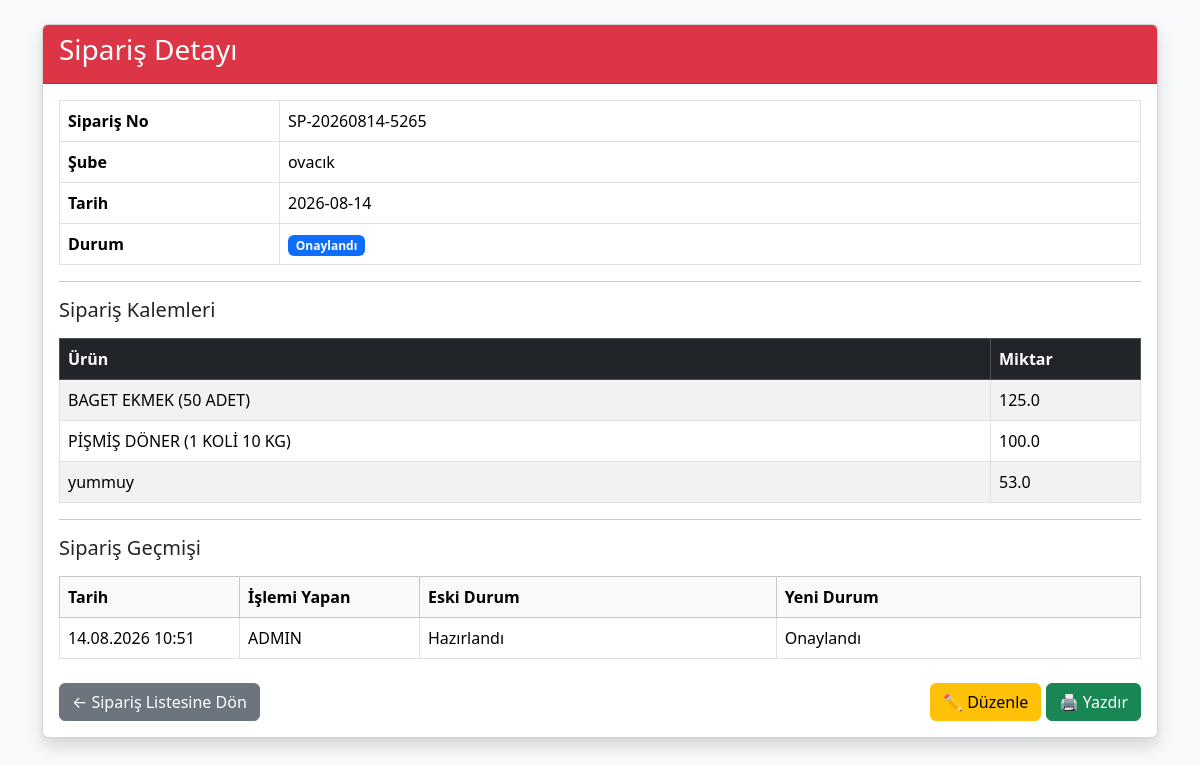
The app's page /siparis-detay/33 (signed in) with its own data.
### tables this page shows
CREATE TABLE siparisler(

            id INTEGER PRIMARY KEY AUTOINCREMENT,

            siparis_no TEXT UNIQUE,

            sube_id INTEGER,

            tarih TEXT,

            durum TEXT,

            FOREIGN KEY(sube_id) REFERENCES subeler(id)

        );

CREATE TABLE subeler(

            id INTEGER PRIMARY KEY AUTOINCREMENT,

            sube_adi TEXT NOT NULL,

            yetkili TEXT,

            telefon TEXT,

            eposta TEXT,

            il TEXT,

            ilce TEXT,

            adres TEXT,

            durum TEXT

        , kullanici_adi TEXT, sifre TEXT, uretim_gunu TEXT, sevkiyat_gunu TEXT, sevkiyat_saati TEXT, teslim_suresi TEXT, limit_tutari REAL DEFAULT 0, firma TEXT DEFAULT 'ÖZNİL', lojistik_bedeli REAL DEFAULT 0);

CREATE TABLE siparis_detay(

            id INTEGER PRIMARY KEY AUTOINCREMENT,

            siparis_id INTEGER,

            urun_id INTEGER,

            miktar REAL,

            FOREIGN KEY(siparis_id) REFERENCES siparisler(id),

            FOREIGN KEY(urun_id) REFERENCES urunler(id)

        );

CREATE TABLE urunler(

            id INTEGER PRIMARY KEY AUTOINCREMENT,

            urun_kodu TEXT NOT NULL UNIQUE,

            urun_adi TEXT NOT NULL,

            kategori TEXT,

            birim TEXT,

            durum TEXT

        , palet_kapasitesi INTEGER DEFAULT 0, urun_tipi TEXT DEFAULT 'Donuk', koli_agirligi REAL DEFAULT 0, fiyat REAL DEFAULT 0, tedarik_sekli TEXT DEFAULT 'Merkez');

CREATE TABLE siparis_gecmisi(

    id INTEGER PRIMARY KEY AUTOINCREMENT,

    siparis_id INTEGER,

    tarih TEXT,

    kullanici TEXT,

    eski_durum TEXT,

    yeni_durum TEXT

);

### src/main.py (the view)
@app.route("/siparis-detay/<int:id>")
def siparis_detay(id):
    if "giris" not in session:
        return redirect("/")
    siparis = get_siparis(id)
    if not siparis:
        abort(404)
    if session["yetki"] == "sube":
        if siparis[2] != session["sube_adi"]:
            abort(403)
    detaylar = get_siparis_detaylari(id)
    gecmis = get_siparis_gecmisi(id)
    return render_template(
        "siparis_detay.html",
        siparis=siparis,
        detaylar=detaylar,
        gecmis=gecmis
    )

### src/database.py (called while the page is built)
def connect_database():
    print("DB =", os.path.abspath(DB_NAME))
    return sqlite3.connect(DB_NAME)

def get_siparis(id):
    conn = connect_database()
    cursor = conn.cursor()
    cursor.execute("""
        SELECT
            s.id,
            s.siparis_no,
            sb.sube_adi,
            s.tarih,
            s.durum

        FROM siparisler s

        INNER JOIN subeler sb
            ON s.sube_id = sb.id

        WHERE s.id=?
    """, (id,))
    sonuc = cursor.fetchone()
    conn.close()
    return sonuc

def get_siparis_detaylari(siparis_id):
    conn = connect_database()
    cursor = conn.cursor()
    cursor.execute("""
        SELECT
            d.id,
            d.urun_id,
            u.urun_adi,
            d.miktar,
            u.palet_kapasitesi,
            u.urun_tipi

        FROM siparis_detay d

        INNER JOIN urunler u
            ON d.urun_id = u.id

        WHERE d.siparis_id = ?

        ORDER BY u.urun_adi

    """, (siparis_id,))
    sonuc = cursor.fetchall()
    conn.close()
    return sonuc

def get_siparis_gecmisi(siparis_id):
    conn = connect_database()
    cursor = conn.cursor()
    cursor.execute("""
        SELECT
            tarih,
            kullanici,
            eski_durum,
            yeni_durum

        FROM siparis_gecmisi

        WHERE siparis_id=?

        ORDER BY id DESC
    """, (siparis_id,))
    sonuc = cursor.fetchall()
    conn.close()
    return sonuc

### src/main.py (called while the page is built)
@app.before_request
def test():
    print(
        "METHOD:",
        request.method,
        "URL:",
        request.path
    )

### templates/siparis_detay.html (shortened to what this page needs)
<!DOCTYPE html>
<html lang="tr">
<head>
    <link href="https://cdn.jsdelivr.net/npm/bootstrap@5.3.3/dist/css/bootstrap.min.css" rel="stylesheet">
</head>
<body class="bg-light">
<div class="container mt-4">
    <div class="card shadow">
        <div class="card-header bg-danger text-white">
            <h3>Sipariş Detayı</h3>
        </div>
        <div class="card-body">
            <table class="table table-bordered">
                <tr>
                    <th width="220">Sipariş No</th>
                    <td>{{ siparis[1] }}</td>
                </tr>
                <tr>
                    <th>Şube</th>
                    <td>{{ siparis[2] }}</td>
                </tr>
                <tr>
                    <th>Tarih</th>
                    <td>{{ siparis[3] }}</td>
                </tr>
                <tr>
                    <th>Durum</th>
                    <td>
                        {% if siparis[4] == "Hazırlandı" %}
                            <span class="badge bg-secondary">{{ siparis[4] }}</span>
                        {% elif siparis[4] == "Onaylandı" %}
                            <span class="badge bg-primary">{{ siparis[4] }}</span>
                        {% elif siparis[4] == "Hazırlanıyor" %}
                            <span class="badge bg-warning text-dark">{{ siparis[4] }}</span>
                        {% elif siparis[4] == "Sevk edildi" %}
                            <span class="badge bg-info text-dark">{{ siparis[4] }}</span>
                        {% elif siparis[4] == "Tamamlandı" %}
                            <span class="badge bg-success">{{ siparis[4] }}</span>
                        {% else %}
                            <span class="badge bg-dark">{{ siparis[4] }}</span>
                        {% endif %}
                    </td>
                </tr>
            </table>
            <hr>
            <h5 class="mb-3">
                Sipariş Kalemleri
            </h5>
            <table class="table table-striped table-bordered">
                <thead class="table-dark">
                    <tr>
                        <th>Ürün</th>
                        <th width="150">Miktar</th>
                    </tr>
                </thead>
                <tbody>
                {% if detaylar %}
                    {% for detay in detaylar %}
                    <tr>
                        <td>{{ detay[2] }}</td>
                        <td>{{ detay[3] }}</td>
                    </tr>
                    {% endfor %}
                {% else %}
                    <tr>
                        <td colspan="2" class="text-center text-muted">
                            Bu siparişte ürün bulunmuyor.
                        </td>
                    </tr>
                {% endif %}
                </tbody>
            </table>
            <hr>
            <h5 class="mb-3">
                Sipariş Geçmişi
            </h5>
            <table class="table table-bordered table-hover">
                <thead class="table-light">
                    <tr>
                        <th width="180">Tarih</th>
                        <th width="180">İşlemi Yapan</th>
                        <th>Eski Durum</th>
                        <th>Yeni Durum</th>
                    </tr>
                </thead>
                <tbody>
                {% if gecmis %}
                    {% for g in gecmis %}
                    <tr>
                        <td>{{ g[0] }}</td>
                        <td>{{ g[1] }}</td>
                        <td>{{ g[2] }}</td>
                        <td>{{ g[3] }}</td>
                    </tr>
                    {% endfor %}
                {% else %}
                    <tr>
                        <td colspan="4" class="text-center text-muted">
                            Henüz durum değişikliği yapılmamış.
                        </td>
                    </tr>
                {% endif %}
                </tbody>
            </table>
            <div class="d-flex justify-content-between align-items-center mt-4">
                <a
                    href="/siparisler"
                    class="btn btn-secondary">
                    ← Sipariş Listesine Dön
                </a>
                <div>
                    <a
                        href="/siparis-duzenle/{{ siparis[0] }}"
                        class="btn btn-warning">
                        ✏️ Düzenle
                    </a>
                    <button
                        type="button"
                        onclick="window.print()"
                        class="btn btn-success">
                        🖨️ Yazdır
                    </button>
                </div>
            </div>
        </div>
    </div>
</div>
</body>
</html>

### records on screen
siparisler: siparis_no "SP-20260814-5265", tarih "2026-08-14", durum "Onaylandı"
subeler: sube_adi "ovacık"
siparis_detay: urun_adi "BAGET EKMEK (50 ADET)", miktar "125.0"
siparis_detay: urun_adi "PİŞMİŞ DÖNER (1 KOLİ 10 KG)", miktar "100.0"
siparis_detay: urun_adi "yummuy", miktar "53.0"
siparis_gecmisi: tarih "14.08.2026 10:51", kullanici "ADMIN", eski_durum "Hazırlandı", yeni_durum "Onaylandı"
